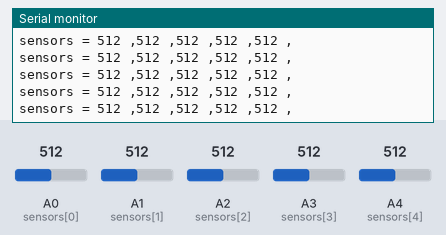
Bench run of a sketch on a simulated Arduino Uno, built with avr-gcc and run on an emulated ATmega328P. On the bench: the last lines printed to the serial monitor. The inputs (shaded band) are chosen by the test bench; at power-on: A0 (sensors[0]) = 512, A1 (sensors[1]) = 512, A2 (sensors[2]) = 512, A3 (sensors[3]) = 512, A4 (sensors[4]) = 512.

Above: at 1.2 s.
1.3 s: A0 (sensors[0]) set to 105
At 2.0 s:
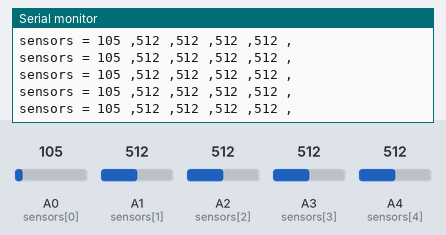
4.3 s: A0 (sensors[0]) set to 95
At 5.0 s:
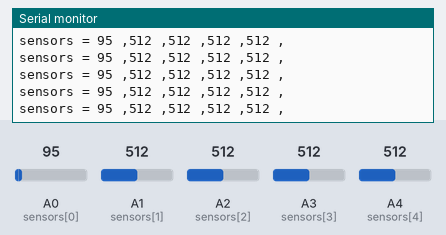
7.3 s: A1 (sensors[1]) set to 109
At 8.3 s:
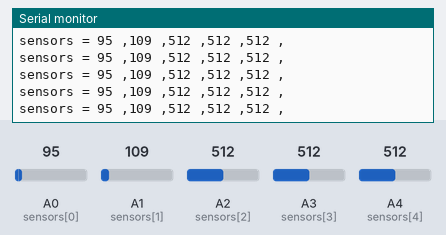
8.8 s: A1 (sensors[1]) set to 92
At 9.4 s:
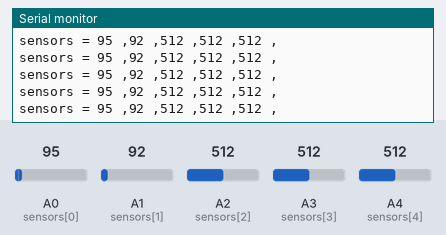
14.8 s: A2 (sensors[2]) set to 108
At 15.9 s:
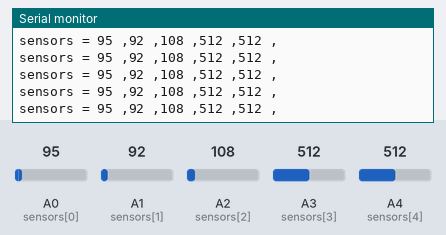
17.8 s: A2 (sensors[2]) set to 88
At 18.4 s:
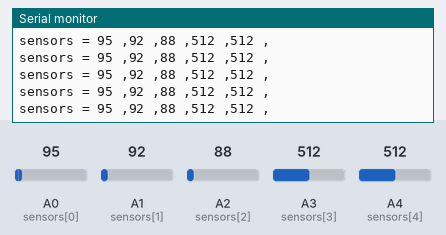
Timing chart, 0 to 20.8 s (numbered marks = the images above; inputs shaded):
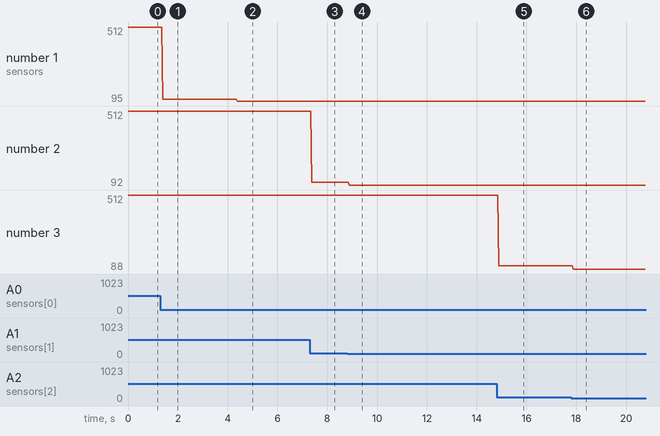

The sketch:

read_sensors.ino
```cpp
/**
 Reads all 5 A0 sensors and outputs them to serial.
 For checking/calibrating the uARm feedback
 */
void setup() {
  // initialize serial communications at 9600 bps:
  Serial.begin(9600);
}

int sensors[] = {A0, A1, A2, A3, A4};
int sensor_vals[5];
void loop() {
  // read the analog in value:
  for(int i=0; i<5; i++) {
    sensor_vals[i] = analogRead(sensors[i]);
  }

  // print the results to the serial monitor:
  Serial.print("sensors = " );
  for(int i=0; i<5; i++) {
    Serial.print(sensor_vals[i]);
    Serial.print(" ,");
  }
  Serial.println("");
  // wait 2 milliseconds before the next loop
  // for the analog-to-digital converter to settle
  // after the last reading:
  delay(2);
}
```

Measured:
- after the input at 1.3 s, the serial monitor: prints a new line after 0.09 s (image 1)
- after the input at 4.3 s, the serial monitor: prints a new line after 0.09 s (image 2)
- after the input at 7.3 s, the serial monitor: prints a new line after 0.08 s (image 3)
- after the input at 8.8 s, the serial monitor: prints a new line after 0.08 s (image 4)
- after the input at 14.8 s, the serial monitor: prints a new line after 0.09 s (image 5)
- after the input at 17.8 s, the serial monitor: prints a new line after 0.07 s (image 6)
- plotted number 1: 512 → 105 after the input at 1.3 s, 105 → 95 after the input at 4.3 s
- plotted number 2: 512 → 109 after the input at 7.3 s, 109 → 92 after the input at 8.8 s
